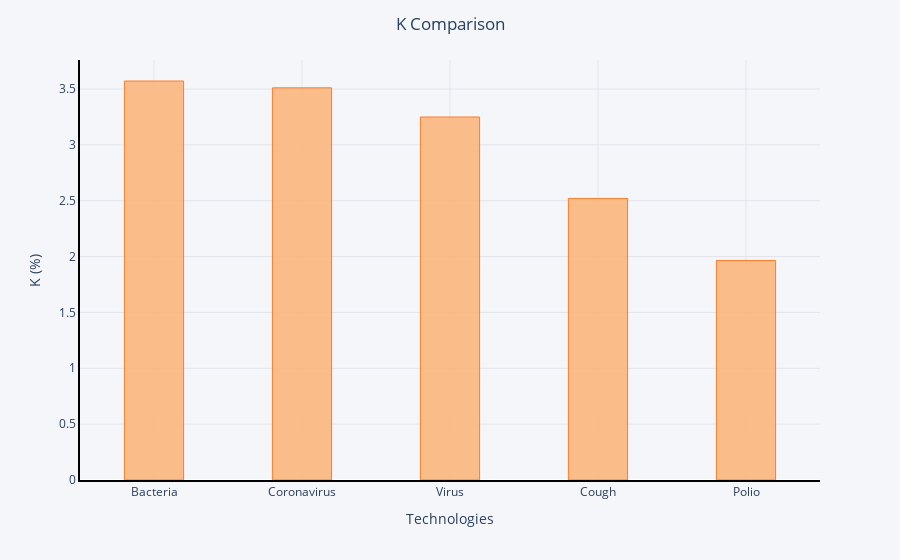

The cell this chart's notebook holds for it:
### Code cell
k_comb.columns=['k']
k_comb = k_comb.sort_values(by='k', ascending=False)
k_comb.index = technology_name
fig = px.bar(k_comb, x=k_comb.index, y='k')
fig.update_layout(xaxis_title='Technologies',
                   yaxis_title='K (%)')

fig.update_traces(width = 0.4, marker_color='#FBB77E', marker_line_color='#fc6603',
                  marker_line_width=0.9, opacity=0.9)
fig.update_layout(title_text='K Comparison', title_x=0.5, paper_bgcolor='#F5F6F9', plot_bgcolor='#F5F6F9')
fig.update_xaxes(showline=True, linewidth=2, linecolor='black', gridcolor='#E1E5EC')
fig.update_yaxes(showline=True, linewidth=2, linecolor='black', gridcolor='#E1E5EC')

fig.show()

### Figure 1 — Plotly figure (JSON) as saved in the notebook; plotly's stock layout.template omitted (floating-point values rounded to 4 significant figures)
{"data": [{"alignmentgroup": "True", "hovertemplate": "index=%{x}<br>k=%{y}<extra></extra>", "legendgroup": "", "marker": {"color": "#FBB77E", "line": {"color": "#fc6603", "width": 0.9}}, "name": "", "offsetgroup": "", "opacity": 0.9, "orientation": "v", "showlegend": false, "textposition": "auto", "type": "bar", "width": 0.4, "x": ["Bacteria", "Coronavirus", "Virus", "Cough", "Polio"], "xaxis": "x", "y": [3.572, 3.511, 3.25, 2.521, 1.965], "yaxis": "y"}], "layout": {"barmode": "relative", "legend": {"tracegroupgap": 0}, "margin": {"t": 60}, "paper_bgcolor": "#F5F6F9", "plot_bgcolor": "#F5F6F9", "title": {"text": "K Comparison", "x": 0.5}, "xaxis": {"anchor": "y", "domain": [0, 1], "gridcolor": "#E1E5EC", "linecolor": "black", "linewidth": 2, "showline": true, "title": {"text": "Technologies"}}, "yaxis": {"anchor": "x", "domain": [0, 1], "gridcolor": "#E1E5EC", "linecolor": "black", "linewidth": 2, "showline": true, "title": {"text": "K (%)"}}}}
